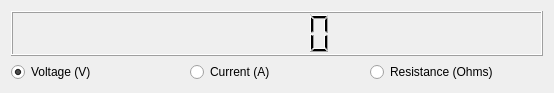
<?xml version="1.0" encoding="UTF-8"?>
<ui version="4.0">
 <class>Form</class>
 <widget class="QWidget" name="Form">
  <property name="geometry">
   <rect>
    <x>0</x>
    <y>0</y>
    <width>554</width>
    <height>93</height>
   </rect>
  </property>
  <property name="windowTitle">
   <string>PFJ Systems Inc. - Virtual Multimeter VM1</string>
  </property>
  <layout class="QGridLayout" name="gridLayout">
   <item row="0" column="0" colspan="3">
    <widget class="QLCDNumber" name="lcdNumber"/>
   </item>
   <item row="1" column="0">
    <widget class="QRadioButton" name="voltRadio">
     <property name="text">
      <string>Voltage (V)</string>
     </property>
     <property name="checked">
      <bool>true</bool>
     </property>
    </widget>
   </item>
   <item row="1" column="1">
    <widget class="QRadioButton" name="currRadio">
     <property name="text">
      <string>Current (A)</string>
     </property>
    </widget>
   </item>
   <item row="1" column="2">
    <widget class="QRadioButton" name="ohmsRadio">
     <property name="text">
      <string>Resistance (Ohms)</string>
     </property>
    </widget>
   </item>
  </layout>
 </widget>
 <resources/>
 <connections/>
</ui>
